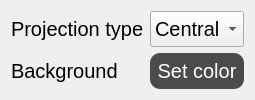
        <widget class="QWidget" name="ProjectionTab">
         <attribute name="title">
          <string>Projection</string>
         </attribute>
         <layout class="QGridLayout" name="gridLayout_2">
          <item row="0" column="0">
           <widget class="QLabel" name="label_11">
            <property name="font">
             <font>
              <pointsize>15</pointsize>
             </font>
            </property>
            <property name="text">
             <string>Projection type</string>
            </property>
           </widget>
          </item>
          <item row="0" column="1">
           <widget class="QComboBox" name="projectionType">
            <property name="sizePolicy">
             <sizepolicy hsizetype="Preferred" vsizetype="Expanding">
              <horstretch>0</horstretch>
              <verstretch>0</verstretch>
             </sizepolicy>
            </property>
            <property name="font">
             <font>
              <pointsize>15</pointsize>
             </font>
            </property>
            <item>
             <property name="text">
              <string>Central</string>
             </property>
            </item>
            <item>
             <property name="text">
              <string>Parallel</string>
             </property>
            </item>
           </widget>
          </item>
          <item row="1" column="0">
           <widget class="QLabel" name="label_24">
            <property name="font">
             <font>
              <pointsize>15</pointsize>
             </font>
            </property>
            <property name="text">
             <string>Background</string>
            </property>
           </widget>
          </item>
          <item row="1" column="1">
           <widget class="QPushButton" name="SetBckgColorClicked">
            <property name="sizePolicy">
             <sizepolicy hsizetype="Minimum" vsizetype="Expanding">
              <horstretch>0</horstretch>
              <verstretch>0</verstretch>
             </sizepolicy>
            </property>
            <property name="font">
             <font>
              <pointsize>15</pointsize>
             </font>
            </property>
            <property name="styleSheet">
             <string notr="true">QPushButton{
	background-color: rgb(75, 75, 75);
	
	border-color: solid black;
	border-width: 1px;
	border-radius: 10px;
	color: white; 
}

QPushButton:hover {
    background-color: rgb(90, 90, 90);
}

QPushButton:pressed {
    background-color: rgb(75, 75, 75);
}</string>
            </property>
            <property name="text">
             <string>Set color</string>
            </property>
           </widget>
          </item>
         </layout>
        </widget>
